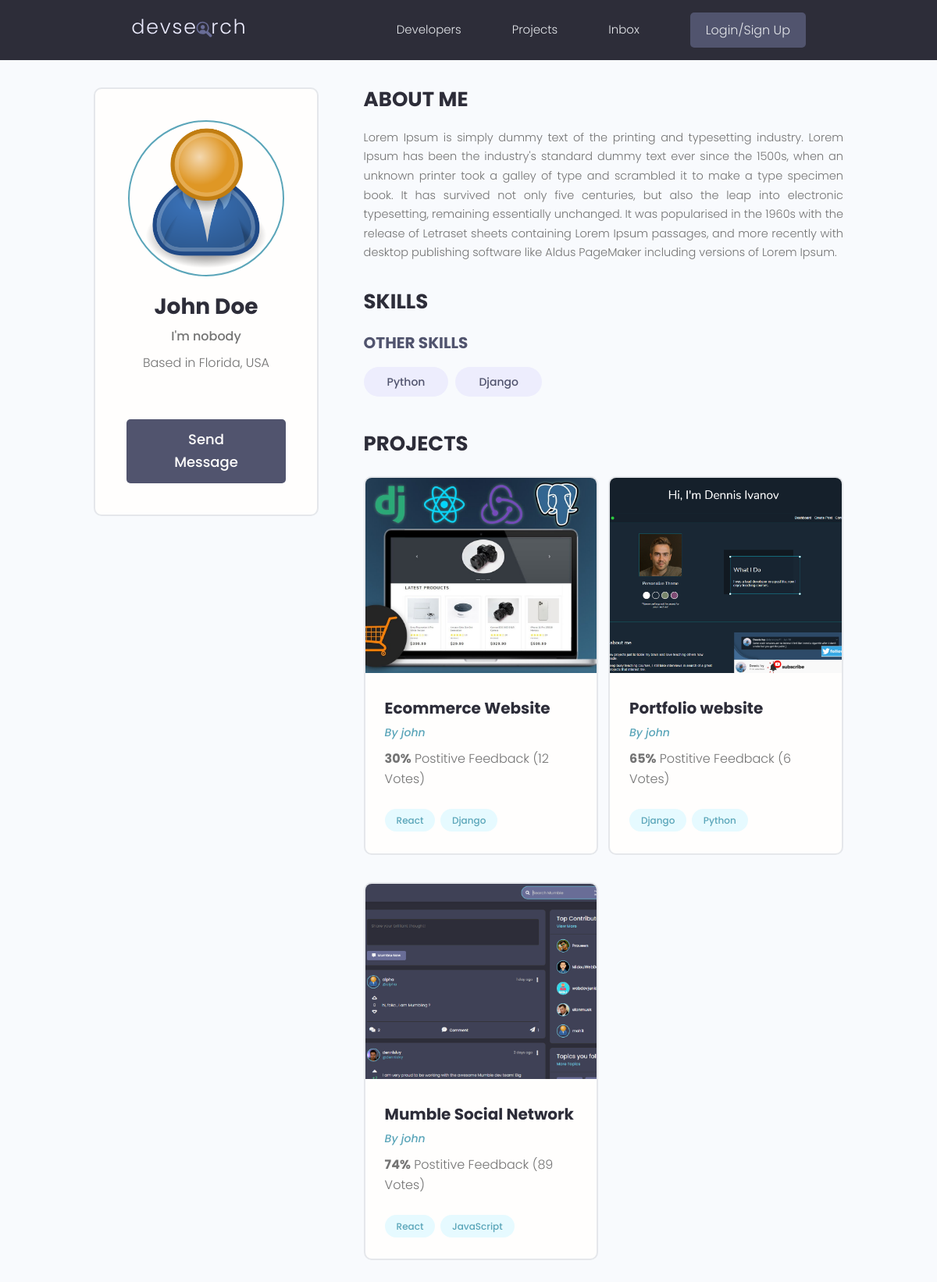
Page /profile/30da69dd-538c-48b9-aa34-60b0341b089a on the committed database.
### users/models.py (models this page shows)
class Profile(models.Model):
    user = models.OneToOneField(User, on_delete=models.CASCADE, null=True, blank=True)
    name = models.CharField(max_length=200, null=True, blank=True)
    email = models.EmailField(max_length=200, null=True, blank=True)
    username = models.CharField(max_length=200, null=True, blank=True)
    location = models.CharField(max_length=200, null=True, blank=True)
    short_intro = models.CharField(max_length=200, null=True, blank=True)
    bio = models.TextField(null=True, blank=True)
    profile_image = models.ImageField(null=True, blank=True, upload_to='profiles/', default='profiles/user-default.png')
    social_github = models.CharField(max_length=200, null=True, blank=True)
    social_twitter = models.CharField(max_length=200, null=True, blank=True)
    social_linkedin = models.CharField(max_length=200, null=True, blank=True)
    social_youtube = models.CharField(max_length=200, null=True, blank=True)
    social_website = models.CharField(max_length=200, null=True, blank=True)
    created = models.DateTimeField(auto_now_add=True)
    id = models.UUIDField(default=uuid.uuid4, unique=True, primary_key=True, editable=False)
    def __str__(self):
        return str(self.user.username)

class Skill(models.Model):
    owner = models.ForeignKey(Profile, on_delete=models.CASCADE, blank=True, null=True)
    name = models.CharField(max_length=200, blank=True, null=True)
    description = models.TextField(blank=True, null=True)
    created = models.DateTimeField(auto_now_add=True)
    id = models.UUIDField(default=uuid.uuid4, unique=True, primary_key=True, editable=False)
    def __str__(self):
        return str(self.name)

### projects/models.py (models this page shows, shortened)
class Project(models.Model):
    owner = models.ForeignKey(Profile, null=True, blank=True, on_delete=models.SET_NULL)
    title = models.CharField(max_length=200)
    description = models.TextField(blank=True, null=True)
    featured_image = models.ImageField(blank=True, null=True, default="default.jpg")
    demo_link = models.CharField(max_length=2000, null=True, blank=True)
    source_link = models.CharField(max_length=2000, null=True, blank=True)
    tags = models.ManyToManyField('Tag', blank=True, related_name='tags')
    vote_total = models.IntegerField(default=0, null=True, blank=True)
    vote_ratio = models.IntegerField(default=0, null=True, blank=True)
    created = models.DateTimeField(auto_now_add=True)
    id = models.UUIDField(default=uuid.uuid4, unique=True, primary_key=True, editable=False)

class Tag(models.Model):
    name = models.CharField(max_length=200)
    created = models.DateTimeField(auto_now_add=True)
    id = models.UUIDField(default=uuid.uuid4, unique=True, primary_key=True, editable=False)
    def __str__(self):
        return self.name

### users/views.py (the view)
# urls.py: path('profile/<str:pk>', views.profile, name="profile"),
def profile(request, pk):
    profile_selected = Profile.objects.get(id=pk)
    top_skills = profile_selected.skill_set.exclude(description__exact="")
    other_skills = profile_selected.skill_set.filter(description="")
    context = {
        "profile": profile_selected,
        "topSkills": top_skills,
        "otherSkills": other_skills,
    }
    return render(request, 'users/user-profile.html', context)

### users/templates/users/user-profile.html (shortened to what this page needs)
{% extends 'main.html' %}
{% block content %}
  <main class="profile my-md">
    <div class="container">
      <div class="layout">
        <div class="column column--1of3">
          <div class="card text-center">
            <div class="card__body dev">
              <img class="avatar avatar--xl" src="{{ profile.profile_image.url }}" />
              <h2 class="dev__name">{{ profile.name }}</h2>
              <p class="dev__title">{{ profile.short_intro|slice:"60" }}</p>
              <p class="dev__location">Based in {{ profile.location }}</p>
              <a href="#" class="btn btn--sub btn--lg">Send Message </a>
            </div>
          </div>
        </div>
        <div class="column column--2of3">
          <div class="devInfo">
            <h3 class="devInfo__title">About Me</h3>
            <p class="devInfo__about">
                {{ profile.bio }}
            </p>
          </div>
          <div class="devInfo">
            <h3 class="devInfo__title">Skills</h3>
            <div class="devInfo__skills">
              <h3 class="devInfo__subtitle">Other Skills</h3>
              <div class="devInfo__otherSkills">
                {% for skill in otherSkills %}
                  <span class="tag tag--pill tag--sub tag--lg">
                    <small>{{ skill }}</small>
                  </span>
                {% endfor %}
              </div>
            </div>
          </div>
          <div class="devInfo">
            <h3 class="devInfo__title">Projects</h3>
            <div class="grid grid--two">
            {% for project in profile.project_set.all %}
              <div class="column">
                <div class="card project">
                  <a href="{% url 'project' project.id %}" class="project">
                    <img class="project__thumbnail" src="{{ project.featured_image.url }}" alt="project thumbnail" />
                    <div class="card__body">
                      <h3 class="project__title">{{ project.title }}</h3>
                      <p><a class="project__author" href="{% url 'profile' project.owner.id %}">By {{ project.owner }}</a></p>
                      <p class="project--rating">
                        <span style="font-weight: bold;">{{ project.vote_ratio }}%</span> Postitive
                        Feedback ({{ project.vote_total }} Vote{{ project.vote_total|pluralize:"s" }})
                      </p>
                      <div class="project__tags">
                        {% for tag in project.tags.all|slice:"2" %}
                          <span class="tag tag--pill tag--main">
                            <small>{{ tag }}</small>
                          </span>
                        {% endfor %}
                      </div>
                    </div>
                  </a>
                </div>
              </div>
            {% endfor %}
            </div>
          </div>
        </div>
      </div>
    </div>
  </main>
{% endblock %}

### static/styles/app.css (style rules this page uses)
:root { --color-sub: #2d2d39; }
.btn--sub { background-color: var(--color-sub-light); }
.card { border: 2px solid var(--color-light); }
img { width: 100%; }
.profile .card > .dev { padding: 4rem; }
.dev__name { color: var(--color-sub); font-size: 2.8rem; font-weight: 700; margin-top: 1rem; margin-bottom: 0.5rem; }
.dev__title { font-size: 1.6rem; font-weight: 500; line-height: 1.3; }
.dev__location { margin-top: 1rem; }
.devInfo { margin-bottom: 3rem; }
.devInfo__title, .devInfo__subtitle { font-size: 2.6rem; color: var(--color-sub); text-transform: uppercase; font-weight: 700; margin-bottom: 1.5rem; }
.devInfo__subtitle { font-size: 2rem; color: var(--color-sub-light); }
.devInfo__about, .devSkill__info { font-size: 1.45rem; line-height: 1.7; text-align: justify; }
.project__author { font-size: 1.4rem; font-style: italic; }
.project--rating { margin-bottom: 1.6em; margin-top: .5em; }
.project__thumbnail { height: 25rem; object-fit: cover; object-position: top center; }
.project__title { font-size: 2rem; font-weight: 700; color: var(--color-sub); }

### static/uikit/styles/modules/_variables.css (style rules this page uses)
:root { --color-main: #5aa5b9; --color-main-light: #e6faff; --color-sub: #3f4156; --color-sub-light: #51546e; --color-sub-lighter: #ededfd; --color-text: #737373; --color-gray: #8b8b8b; --color-light: #e5e7eb; --color-light-gray: #767676; --color-bg: #f8fafd; --color-white: #fffefd; --color-white-light: #f3f3f3; --color-success: #359e64; --color-success-bg: #def8e8; --color-error: #fc4b0b; --color-error-bg: #fff2ee; --font-base: 'Poppins', arial, helvetica, 'Segoe UI', roboto, ubuntu, sans-serif; --font-monospace: 'Fira Code', 'Courier New', courier, monospace; --font-regular: 300; --font-medium: 500; --font-bold: 700; --generic-shadow: 1px 1px 5px #00000010; --generic-transition: all 0.3s ease-in-out; }

### static/uikit/styles/modules/_base.css (style rules this page uses)
* { margin: 0; padding: 0; box-sizing: border-box; text-rendering: optimizeLegibility; color: inherit; font-size: inherit; }
html { font-size: 50%; }
@media only screen and (min-width: 480px) { html { font-size: 56.25%; } }
@media only screen and (min-width: 1200px) { html { font-size: 62.5%; } }
body { line-height: 1.6; font-weight: 400; font-size: 1.5rem; color: var(--color-text); background-color: var(--color-bg); min-height: 100vh; }

### static/uikit/styles/modules/_typography.css (style rules this page uses)
* { font-family: var(--font-base); }
h2 { font-size: 3.6rem; font-weight: var(--font-bold); }
h3 { font-size: 3.2rem; font-weight: var(--font-medium); }
p, span, strong { font-size: 1.6rem; color: var(--color-text); font-weight: var(--font-regular); }
a { padding-bottom: 2px; text-decoration: none; display: inline-block; color: var(--color-main); font-weight: var(--font-medium); }

### static/uikit/styles/modules/_utilities.css (style rules this page uses)
.container { width: 92%; max-width: 165rem; margin: 0 auto; box-sizing: border-box; }
@media screen and (min-width: 1000px) { .container { width: 90%; } }
@media screen and (min-width: 1200px) { .container { width: 80%; } }
.text-center { text-align: center; }
.my-md { margin: 3rem auto; }

### static/uikit/styles/modules/_avatar.css (style rules this page uses)
.avatar { border-radius: 50%; border: 2px solid var(--color-main); object-fit: cover; }
.avatar--xl { height: 20rem; width: 20rem; }

### static/uikit/styles/modules/_button.css (style rules this page uses)
.btn { display: inline-block; position: relative; cursor: pointer; background-color: var(--color-light); font-weight: var(--font-medium); color: var(--color-sub); text-decoration: none; padding: 1rem 2rem; border-radius: 0.5rem; border: none; width: -webkit-fit-content; width: -moz-fit-content; width: fit-content; height: -webkit-fit-content; height: -moz-fit-content; height: fit-content; font-size: 1.6rem; outline-width: 0; outline-color: transparent; -webkit-backface-visibility: hidden; backface-visibility: hidden; transition: all 0.3s ease-in-out; }
.btn--sub { background-color: var(--color-sub); color: var(--color-white); }
.btn--lg { font-size: 1.8rem; padding: 1.2rem 4.5rem; }

### static/uikit/styles/modules/_card.css (style rules this page uses)
.card { border-radius: 1rem; background-color: var(--color-white); border: 1.5px solid var(--color-light); width: auto; height: auto; margin-top: 0.5rem; margin-bottom: 0.5rem; overflow: hidden; }
.card__body, .card__header { padding: 2rem 2.5rem; }

### static/uikit/styles/modules/_grid.css (style rules this page uses)
.grid { display: flex; flex-wrap: wrap; justify-content: flex-start; align-items: stretch; }
.grid > .column { min-width: 28rem; margin-bottom: 2.5rem; }
.grid--two > .column { flex-basis: 100%; }
@media screen and (min-width: 800px) { .grid--two { margin-right: -2%; } }
@media screen and (min-width: 800px) { .grid--two > .column { margin-right: 2%; } }
@media screen and (min-width: 800px) { .grid--two > .column { flex-basis: 48%; } }

### rows in the picture
Profile: profile_image (placeholder picture), name "John Doe", short_intro "I'm nobody", location "Florida, USA", bio "Lorem Ipsum is simply dummy text of the printing and typesetting industry. Lorem Ipsum has been the industry's standard dummy text ever since the 1500s, when an unknown printer took a galley of type and scrambled it to make a type specimen book. It has survived not only five centuries, but also the leap into electronic typesetting, remaining essentially unchanged. It was popularised in the 1960s with the release of Letraset sheets containing Lorem Ipsum passages, and more recently with desktop publishing software like Aldus PageMaker including versions of Lorem Ipsum."
Skill: name "Python"
Skill: name "Django"
Project: featured_image (picture), title "Ecommerce Website", owner "john", vote_ratio "30", vote_total "12"
Tag: name "React"
Tag: name "Django"
Project: featured_image (picture), title "Portfolio website", owner "john", vote_ratio "65", vote_total "6"
Tag: name "Python"
Project: featured_image (picture), title "Mumble Social Network", owner "john", vote_ratio "74", vote_total "89"
Tag: name "JavaScript"
